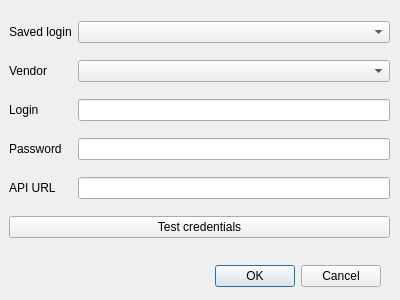
<?xml version="1.0" encoding="UTF-8"?>
<ui version="4.0">
 <class>Dialog</class>
 <widget class="QDialog" name="Dialog">
  <property name="geometry">
   <rect>
    <x>0</x>
    <y>0</y>
    <width>400</width>
    <height>300</height>
   </rect>
  </property>
  <property name="windowTitle">
   <string>Dialog</string>
  </property>
  <widget class="QDialogButtonBox" name="buttonBox">
   <property name="geometry">
    <rect>
     <x>40</x>
     <y>260</y>
     <width>341</width>
     <height>32</height>
    </rect>
   </property>
   <property name="orientation">
    <enum>Qt::Horizontal</enum>
   </property>
   <property name="standardButtons">
    <set>QDialogButtonBox::Cancel|QDialogButtonBox::Ok</set>
   </property>
  </widget>
  <widget class="QWidget" name="gridLayoutWidget">
   <property name="geometry">
    <rect>
     <x>9</x>
     <y>10</y>
     <width>381</width>
     <height>241</height>
    </rect>
   </property>
   <layout class="QGridLayout" name="gridLayout">
    <item row="3" column="0">
     <widget class="QLabel" name="label">
      <property name="text">
       <string>Login</string>
      </property>
     </widget>
    </item>
    <item row="2" column="1">
     <widget class="QComboBox" name="vendorComboBox"/>
    </item>
    <item row="4" column="1">
     <widget class="QLineEdit" name="vendorPassword"/>
    </item>
    <item row="4" column="0">
     <widget class="QLabel" name="label_3">
      <property name="text">
       <string>Password</string>
      </property>
     </widget>
    </item>
    <item row="5" column="1">
     <widget class="QLineEdit" name="vendorAPIUrl"/>
    </item>
    <item row="6" column="0" colspan="2">
     <widget class="QPushButton" name="vendorTestCrendentials">
      <property name="text">
       <string>Test credentials</string>
      </property>
     </widget>
    </item>
    <item row="3" column="1">
     <widget class="QLineEdit" name="vendorLogin"/>
    </item>
    <item row="2" column="0">
     <widget class="QLabel" name="label_2">
      <property name="text">
       <string>Vendor</string>
      </property>
     </widget>
    </item>
    <item row="5" column="0">
     <widget class="QLabel" name="label_4">
      <property name="text">
       <string>API URL</string>
      </property>
     </widget>
    </item>
    <item row="1" column="0">
     <widget class="QLabel" name="label_6">
      <property name="text">
       <string>Saved login</string>
      </property>
     </widget>
    </item>
    <item row="1" column="1">
     <widget class="QComboBox" name="vendorSavedLogin"/>
    </item>
   </layout>
  </widget>
  <widget class="QLabel" name="vendorTestResult">
   <property name="geometry">
    <rect>
     <x>16</x>
     <y>266</y>
     <width>191</width>
     <height>21</height>
    </rect>
   </property>
   <property name="text">
    <string/>
   </property>
  </widget>
 </widget>
 <resources/>
 <connections>
  <connection>
   <sender>buttonBox</sender>
   <signal>accepted()</signal>
   <receiver>Dialog</receiver>
   <slot>accept()</slot>
   <hints>
    <hint type="sourcelabel">
     <x>248</x>
     <y>254</y>
    </hint>
    <hint type="destinationlabel">
     <x>157</x>
     <y>274</y>
    </hint>
   </hints>
  </connection>
  <connection>
   <sender>buttonBox</sender>
   <signal>rejected()</signal>
   <receiver>Dialog</receiver>
   <slot>reject()</slot>
   <hints>
    <hint type="sourcelabel">
     <x>316</x>
     <y>260</y>
    </hint>
    <hint type="destinationlabel">
     <x>286</x>
     <y>274</y>
    </hint>
   </hints>
  </connection>
 </connections>
</ui>
